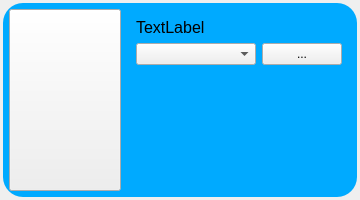
<?xml version="1.0" encoding="UTF-8"?>
<ui version="4.0">
 <class>AppPanel</class>
 <widget class="QWidget" name="AppPanel">
  <property name="geometry">
   <rect>
    <x>0</x>
    <y>0</y>
    <width>360</width>
    <height>200</height>
   </rect>
  </property>
  <property name="sizePolicy">
   <sizepolicy hsizetype="Expanding" vsizetype="Fixed">
    <horstretch>0</horstretch>
    <verstretch>0</verstretch>
   </sizepolicy>
  </property>
  <property name="windowTitle">
   <string>Form</string>
  </property>
  <layout class="QVBoxLayout" name="verticalLayout_2">
   <property name="leftMargin">
    <number>3</number>
   </property>
   <property name="topMargin">
    <number>3</number>
   </property>
   <property name="rightMargin">
    <number>3</number>
   </property>
   <property name="bottomMargin">
    <number>3</number>
   </property>
   <item>
    <widget class="QFrame" name="frame_apppanel">
     <property name="styleSheet">
      <string notr="true">QFrame{background-color: rgb(0, 170, 255); border-radius: 20px}</string>
     </property>
     <property name="frameShape">
      <enum>QFrame::Shape::StyledPanel</enum>
     </property>
     <property name="frameShadow">
      <enum>QFrame::Shadow::Raised</enum>
     </property>
     <layout class="QHBoxLayout" name="horizontalLayout_2">
      <property name="spacing">
       <number>6</number>
      </property>
      <property name="leftMargin">
       <number>6</number>
      </property>
      <property name="topMargin">
       <number>6</number>
      </property>
      <property name="rightMargin">
       <number>6</number>
      </property>
      <property name="bottomMargin">
       <number>6</number>
      </property>
      <item>
       <widget class="QPushButton" name="pushButton_execapp">
        <property name="sizePolicy">
         <sizepolicy hsizetype="Expanding" vsizetype="Expanding">
          <horstretch>0</horstretch>
          <verstretch>0</verstretch>
         </sizepolicy>
        </property>
        <property name="styleSheet">
         <string notr="true"/>
        </property>
        <property name="text">
         <string/>
        </property>
        <property name="iconSize">
         <size>
          <width>64</width>
          <height>64</height>
         </size>
        </property>
       </widget>
      </item>
      <item>
       <widget class="QFrame" name="frame">
        <property name="frameShape">
         <enum>QFrame::Shape::StyledPanel</enum>
        </property>
        <property name="frameShadow">
         <enum>QFrame::Shadow::Raised</enum>
        </property>
        <layout class="QVBoxLayout" name="verticalLayout">
         <item>
          <widget class="QLabel" name="label_apptitle">
           <property name="font">
            <font>
             <pointsize>12</pointsize>
             <italic>false</italic>
             <bold>false</bold>
            </font>
           </property>
           <property name="text">
            <string>TextLabel</string>
           </property>
          </widget>
         </item>
         <item>
          <layout class="QHBoxLayout" name="horizontalLayout">
           <item>
            <widget class="QComboBox" name="comboBox_filelist">
             <property name="sizePolicy">
              <sizepolicy hsizetype="Expanding" vsizetype="Fixed">
               <horstretch>0</horstretch>
               <verstretch>0</verstretch>
              </sizepolicy>
             </property>
             <property name="minimumSize">
              <size>
               <width>120</width>
               <height>0</height>
              </size>
             </property>
            </widget>
           </item>
           <item>
            <widget class="QPushButton" name="pushButton_filebrowse">
             <property name="sizePolicy">
              <sizepolicy hsizetype="Fixed" vsizetype="Fixed">
               <horstretch>0</horstretch>
               <verstretch>0</verstretch>
              </sizepolicy>
             </property>
             <property name="text">
              <string>...</string>
             </property>
            </widget>
           </item>
          </layout>
         </item>
         <item>
          <spacer name="verticalSpacer">
           <property name="orientation">
            <enum>Qt::Orientation::Vertical</enum>
           </property>
           <property name="sizeHint" stdset="0">
            <size>
             <width>20</width>
             <height>40</height>
            </size>
           </property>
          </spacer>
         </item>
        </layout>
       </widget>
      </item>
     </layout>
    </widget>
   </item>
  </layout>
 </widget>
 <resources/>
 <connections/>
</ui>
